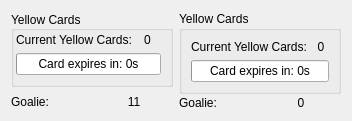
<?xml version="1.0" encoding="UTF-8"?>
<ui version="4.0">
 <class>TeaminfoWidget</class>
 <widget class="QWidget" name="TeaminfoWidget">
  <property name="geometry">
   <rect>
    <x>0</x>
    <y>0</y>
    <width>352</width>
    <height>104</height>
   </rect>
  </property>
  <property name="windowTitle">
   <string>Team Info</string>
  </property>
  <layout class="QVBoxLayout" name="verticalLayout_3">
   <item>
    <layout class="QHBoxLayout" name="horizontalLayout">
     <property name="sizeConstraint">
      <enum>QLayout::SetMinimumSize</enum>
     </property>
     <item>
      <layout class="QVBoxLayout" name="teamYellow">
       <property name="leftMargin">
        <number>0</number>
       </property>
       <item>
        <widget class="QGroupBox" name="yellowCardGroupYellow">
         <property name="title">
          <string>Yellow Cards</string>
         </property>
         <property name="alignment">
          <set>Qt::AlignLeading|Qt::AlignLeft|Qt::AlignVCenter</set>
         </property>
         <layout class="QVBoxLayout" name="verticalLayout_2">
          <property name="leftMargin">
           <number>2</number>
          </property>
          <property name="topMargin">
           <number>2</number>
          </property>
          <item>
           <layout class="QHBoxLayout" name="yellowCardsCounterYellow">
            <property name="spacing">
             <number>2</number>
            </property>
            <property name="sizeConstraint">
             <enum>QLayout::SetMinimumSize</enum>
            </property>
            <item>
             <widget class="QLabel" name="label">
              <property name="text">
               <string>Current Yellow Cards:</string>
              </property>
             </widget>
            </item>
            <item>
             <widget class="QLabel" name="numberOfCardsYellow">
              <property name="maximumSize">
               <size>
                <width>16777215</width>
                <height>16777215</height>
               </size>
              </property>
              <property name="text">
               <string>0</string>
              </property>
              <property name="alignment">
               <set>Qt::AlignCenter</set>
              </property>
             </widget>
            </item>
           </layout>
          </item>
          <item>
           <widget class="QProgressBar" name="timeLeftOnYellowCardYellow">
            <property name="maximum">
             <number>120</number>
            </property>
            <property name="value">
             <number>0</number>
            </property>
            <property name="format">
             <string>Card expires in: %vs</string>
            </property>
           </widget>
          </item>
         </layout>
        </widget>
       </item>
       <item>
        <layout class="QHBoxLayout" name="keeperIdDisplayYellow">
         <item>
          <widget class="QLabel" name="keeperTextLabel">
           <property name="text">
            <string>Goalie:</string>
           </property>
          </widget>
         </item>
         <item>
          <widget class="QLabel" name="keeperIdYellow">
           <property name="text">
            <string>11</string>
           </property>
           <property name="alignment">
            <set>Qt::AlignCenter</set>
           </property>
          </widget>
         </item>
        </layout>
       </item>
      </layout>
     </item>
     <item>
      <layout class="QVBoxLayout" name="teamBlue">
       <property name="spacing">
        <number>2</number>
       </property>
       <property name="rightMargin">
        <number>0</number>
       </property>
       <item>
        <widget class="QGroupBox" name="yellowCardGroupBlue">
         <property name="sizePolicy">
          <sizepolicy hsizetype="Preferred" vsizetype="Preferred">
           <horstretch>0</horstretch>
           <verstretch>0</verstretch>
          </sizepolicy>
         </property>
         <property name="title">
          <string>Yellow Cards</string>
         </property>
         <layout class="QVBoxLayout" name="verticalLayout">
          <item>
           <layout class="QHBoxLayout" name="yellowCardsCounterBlue">
            <property name="sizeConstraint">
             <enum>QLayout::SetMinimumSize</enum>
            </property>
            <property name="bottomMargin">
             <number>0</number>
            </property>
            <item>
             <widget class="QLabel" name="label_2">
              <property name="text">
               <string>Current Yellow Cards:</string>
              </property>
             </widget>
            </item>
            <item>
             <widget class="QLabel" name="numberOfCardsBlue">
              <property name="sizePolicy">
               <sizepolicy hsizetype="Preferred" vsizetype="Preferred">
                <horstretch>0</horstretch>
                <verstretch>0</verstretch>
               </sizepolicy>
              </property>
              <property name="maximumSize">
               <size>
                <width>16777215</width>
                <height>16777215</height>
               </size>
              </property>
              <property name="text">
               <string>0</string>
              </property>
              <property name="alignment">
               <set>Qt::AlignCenter</set>
              </property>
             </widget>
            </item>
           </layout>
          </item>
          <item>
           <widget class="QProgressBar" name="timeLeftOnYellowCardBlue">
            <property name="maximum">
             <number>120</number>
            </property>
            <property name="value">
             <number>0</number>
            </property>
            <property name="format">
             <string>Card expires in: %vs</string>
            </property>
           </widget>
          </item>
         </layout>
        </widget>
       </item>
       <item>
        <layout class="QHBoxLayout" name="keeperIdDisplayBlue">
         <item>
          <widget class="QLabel" name="keeperTextLabel_2">
           <property name="text">
            <string>Goalie:</string>
           </property>
          </widget>
         </item>
         <item>
          <widget class="QLabel" name="keeperIdBlue">
           <property name="text">
            <string>0</string>
           </property>
           <property name="alignment">
            <set>Qt::AlignCenter</set>
           </property>
          </widget>
         </item>
        </layout>
       </item>
      </layout>
     </item>
    </layout>
   </item>
   <item>
    <spacer name="verticalSpacer">
     <property name="orientation">
      <enum>Qt::Vertical</enum>
     </property>
     <property name="sizeHint" stdset="0">
      <size>
       <width>20</width>
       <height>40</height>
      </size>
     </property>
    </spacer>
   </item>
  </layout>
 </widget>
 <resources/>
 <connections/>
</ui>
